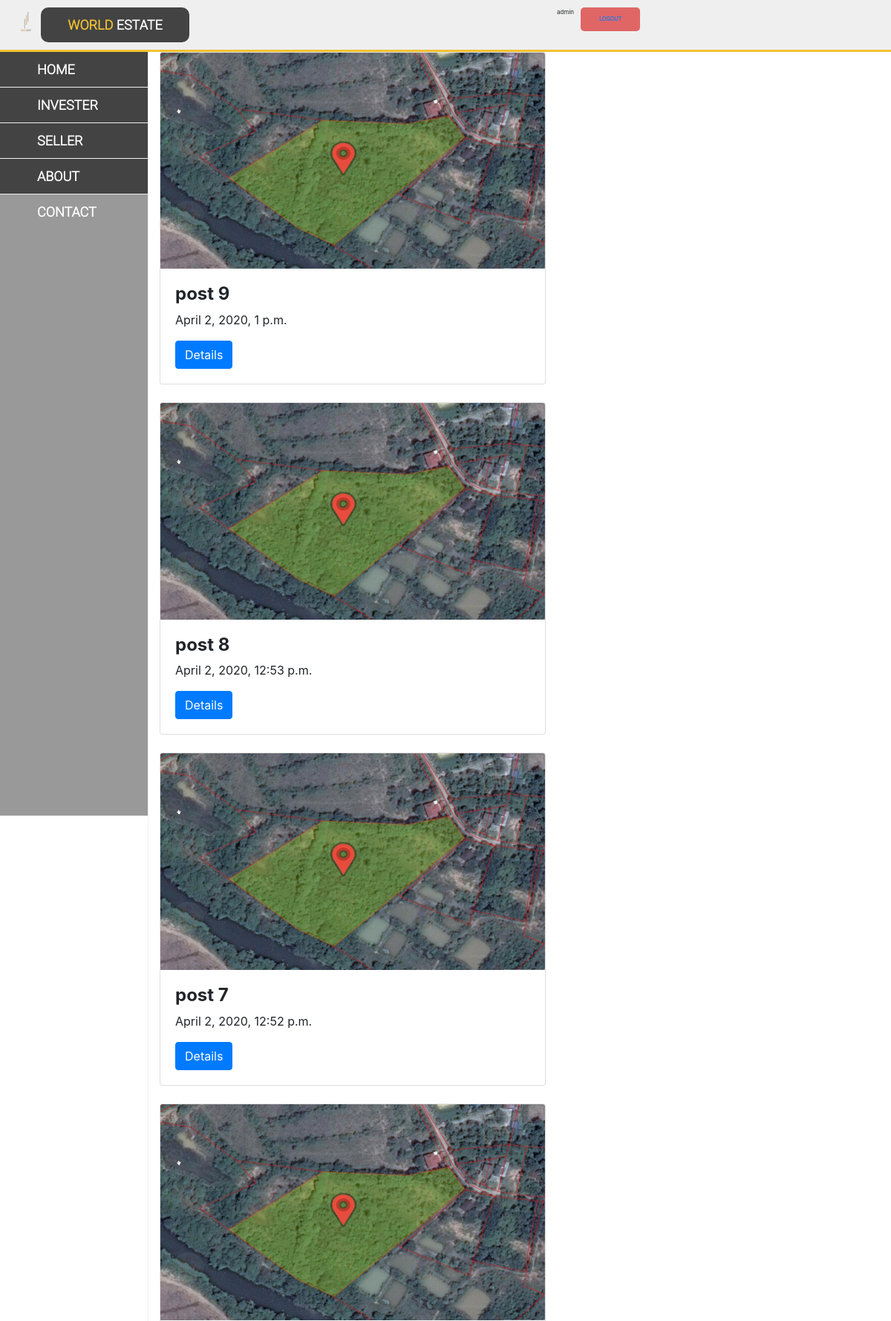
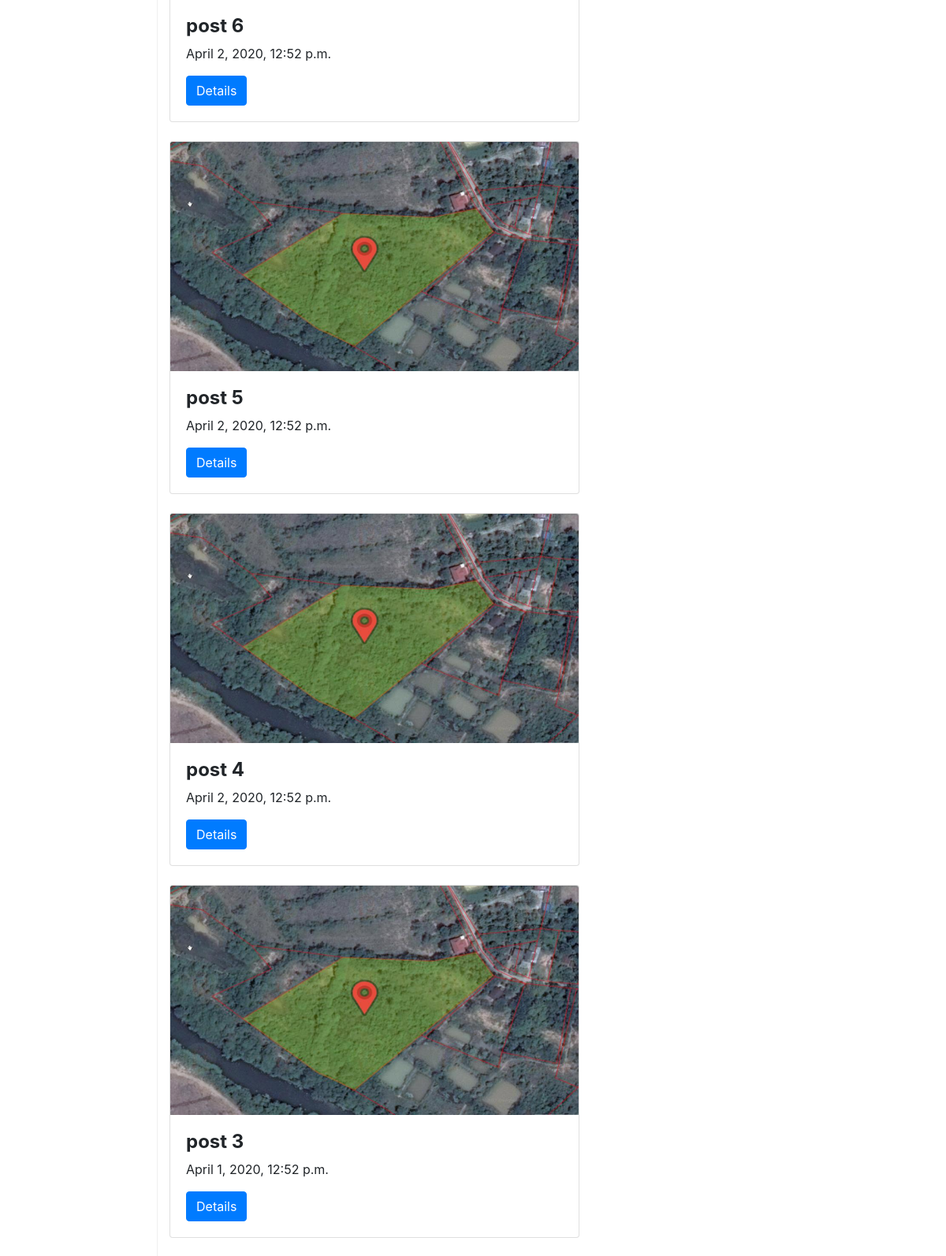
/selling/ (signed in, upper part), run on the app's committed database (2 pictures, top to bottom).
### users/models.py (models this page shows, shortened)
class CustomUser(AbstractUser):
    nametitle = models.CharField(
        max_length=15,
        choices=[(tag.value, tag.name) for tag in NameTitleGroup.all()]
    )
    tel = models.CharField(max_length=10, null=True, blank=True, unique=True)
    idcard = models.CharField(max_length=13, null=True, blank=True, unique=True)

### selling/models.py (models this page shows, shortened)
class Selling(models.Model):
    title = models.CharField(max_length=255, default='')
    seller = models.CharField(max_length=255, default='')
    body = models.TextField(default='')
    selling_price = models.DecimalField(default=0, max_digits=10, decimal_places=2)
    date = models.DateTimeField(default=datetime.now())
    author = models.ForeignKey(
        get_user_model(),
        on_delete=models.CASCADE,
        null=True,
        blank=True,
    )

class SellingImage(models.Model):
    selling = models.ForeignKey(
        Selling,
        on_delete=models.CASCADE,
        related_name='asset_images',
    )
    image_name = models.CharField(max_length=255, default='')
    image = models.ImageField(upload_to='asset_image', null=True , blank=True, default='')

### selling/views.py (the view)
# urls.py: path('', SellingListView.as_view(), name='selling_list'),
class SellingListView(LoginRequiredMixin, ListView):
    model = Selling
    template_name = 'selling_list.html'
    login_url = 'login'
    ordering = ['-date']

### templates/selling_list.html (shortened to what this page needs)
{% extends 'base.html' %}
{% block content %}
<div class="row">
    {% for selling in object_list %}
    <div class="col s12 m6 l6 ">
    <div class="card" style="width:520px">
        <img class="card-img-top responsive-img " src="/media/{{ selling.asset_images.all.0.image }} " style="width:100%" alt="image not found"/>
        <div class="card-body">
            <h4 class="font-weight-bold">{{ selling.title }}</h4>
            <p>{{ selling.date }}</p>
            <a href="{% url 'selling_detail' selling.pk %}" class="btn btn-primary">Details</a>
        </div>
    </div>
    <br/>
    </div>
    {% endfor %}
</div>
{% endblock content %}

### templates/base.html (shortened to what this page needs)
{% load static %}
<!doctype html>
<html lang="en">
  <head>
        <link rel="stylesheet" href="{% static 'css/slyleContant.css' %}">
    <link rel="stylesheet" href="{% static 'css/slyleTopBarUser.css' %}">
    <link rel="stylesheet" href="https://stackpath.bootstrapcdn.com/bootstrap/4.1.3/css/bootstrap.min.css">
    <link rel="stylesheet" href="https://cdnjs.cloudflare.com/ajax/libs/font-awesome/4.7.0/css/font-awesome.min.css">
  </head>
  <body>
    {% include 'navbar.html' %}
            <div class="container">
            {% block content %}
            {% endblock content %}
            </div>
  </body>
</html>

### templates/navbar.html (shortened to what this page needs)
{% load static %}
<div class="container-grid">
    <div class="logo">
        <img src="{% static 'img/logo.png' %} " id="image_logo" width="40px" height="40px">
        <a href="#" id="logo_item">
            <span style="color: #f1c232ff;">
                WORLD
            </span>
            <span>
                ESTATE
            </span>
        </a>
    </div>
    <div class="user-topBar">
        <ul>
            <div class="A-TopBar">
                {% if user.is_authenticated %}
                <p>{{ user.username }}</p>
                <li>
                    <button id="A-TopBar3">
                       <a href="{% url 'logout' %}">Logout</a>
                    </button>
                </li>
            {% endif %}
        </ul>
    </div>
</div>
<div class="MenuAndContant">
    <div class="MenuAndContant-grid">
        <div class="MenuLeftNavbar" style="scrollbar-width: 20px;">
            <div id="Menu-Item">
                <div>
                    <a href="#" id="Menu_Left-item1">
                        <span>
                            HOME
                        </span>
                    </a>
                </div>
                <div>
                    <a href="#" id="Menu_Left-item">
                        <span>
                            INVESTER
                        </span>
                    </a>
                </div>
                <div>
                    <a href="#" id="Menu_Left-item">
                        <span>
                            SELLER
                        </span>
                    </a>
                </div>
                <div>
                    <a href="#" id="Menu_Left-item">
                        <span>
                            ABOUT
                        </span>
                    </a>
                </div>
            </div>
            <div class="Menu-Item-CONTACT">
                <div>
                    <a href="#" id="Menu-Item-CONTACT1">
                        <span>
                            CONTACT
                        </span>
                    </a>
                </div>
            </div>
        </div>

### pages/static/css/slyleContant.css (style rules this page uses)
* { margin: 0px; padding: 0px; box-sizing: border-box; }
.MenuAndContant { width: 100%; margin: 0 auto; }
.MenuAndContant-grid { display: grid; grid-template-columns: 200px 1fr; }
.MenuLeftNavbar { border: none; border-right: 1px solid #efefefff; }
#Menu_Left-item1 { position: relative; display: block; color: white; font-size: 18px; font-weight: bold; text-decoration: none; background-color: #434343ff; border-bottom: 1px solid #efefefff; padding: 10px 50px; font-family: "system"; }
#Menu_Left-item { position: relative; display: block; color: white; font-size: 18px; font-weight: bold; text-decoration: none; background-color: #434343ff; border-bottom: 1px solid #efefefff; padding: 10px 50px; font-family: "system"; }
#Menu-Item-CONTACT1 { position: relative; display: block; color: white; font-size: 18px; font-weight: bold; text-decoration: none; background-color: #999999ff; border-bottom: 1px solid white; padding: 10px 50px; font-family: "system"; padding-bottom: 800px; }

### pages/static/css/slyleTopBarUser.css (style rules this page uses)
* { margin: 0px; padding: 0px; box-sizing: border-box; }
.container { width: 100%; margin: 0 auto; }
.container-grid { display: grid; grid-template-columns: 1fr 1fr; grid-gap: 300px; background-color: #efefefff; border-bottom: 3px solid #f1c232ff; }
.logo { font-size: 28px; font-family: "system"; margin: 10px 15px; padding-right: 180px; box-sizing: border-box; display: grid; grid-template-columns: 40px 1fr; }
#image_logo { display: block; float: left; }
#logo_item { position: relative; display: block; color: white; font-size: 18px; text-decoration: none; background-color: #434343ff; padding: 10px 10px; font-family: "system"; font-weight: bold; text-align: center; border-radius: 10px; }
.user-topBar ul { display: grid; grid-template-columns: repeat(5, 1fr); justify-items: center; }
.user-topBar li { list-style: none; }
#A-TopBar3 { display: block; background-color: #e06666ff; margin-left: auto; margin-right: auto; box-sizing: border-box; text-align: center; text-decoration: none; text-transform: uppercase; font-family: "system"; cursor: pointer; border: none; padding-top: 10px; padding-bottom: 10px; border-radius: 5px; width: 80px; color: #ffffff; font-weight: bolder; }
.A-TopBar { display: grid; grid-template-columns: repeat(3, 1fr); grid-gap: 9px; margin-top: 10px; font-size: 8px; }

### data on the page
CustomUser: username "admin"
Selling: asset_images.all.0.image (picture), title "post 9", date "April 2, 2020, 1 p.m."
Selling: asset_images.all.0.image (picture), title "post 8", date "April 2, 2020, 12:53 p.m."
Selling: asset_images.all.0.image (picture), title "post 7", date "April 2, 2020, 12:52 p.m."
Selling: asset_images.all.0.image (picture), title "post 6", date "April 2, 2020, 12:52 p.m."
Selling: asset_images.all.0.image (picture), title "post 5", date "April 2, 2020, 12:52 p.m."
Selling: asset_images.all.0.image (picture), title "post 4", date "April 2, 2020, 12:52 p.m."
Selling: asset_images.all.0.image (picture), title "post 3", date "April 1, 2020, 12:52 p.m."
